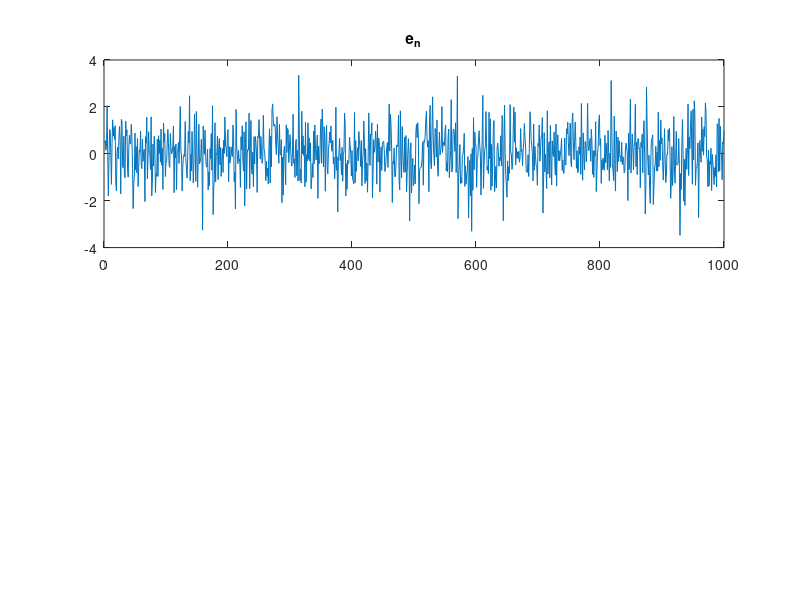

The MATLAB source for this figure: (Note: this script raises an error after producing the figure.)
clear all;

% Generate second order data
% Number of data points
N=100;
% Order of AR
P = 2;
% Set AR process parameters
error_variance = 1;
theta1 = 0.4;
theta2 = 1.2;

% 3F3 Notes
% Number of data points
N=1000;
% AR order
P=2;
pole(1)=theta2*exp(j*0.1*pi);
pole(2)=conj(pole(1));
% Coefficients of a polynomial whose roots are the poles
a=poly(pole);
sigma_e=1;
e=randn(N,1)*sigma_e;
% Past data points assumed to be zero:
x=filter(1,a,e);
figure(1)
subplot(211), plot(e)
title('e_n')
subplot(212), plot(x)
title('x_n')

figure(10);
plot(x)
title('Simulated AR(2) Process with a1=0.4, a2=1.2')
% Make a Matlab system model:
sys=tf(1,a,1);
figure, pzplot(sys)
title('Poles of AR(2) Model with a1=0.4, a2=1.2')
[H,w]=freqz(1,a);
figure(3)
subplot(211),
semilogy(w,abs(H).^2*sigma_e^2)
title('Power Spectrum of AR(2) Model with a1=0.4, a2=1.2')
subplot(212),
X=(abs(fft(x)).^2);
semilogy((0:N/2-1)*pi*2/N,X(1:N/2))
title('|DFT|^2 of x_n')


AR_model = arima('Constant',0,'AR',{theta1 theta2},'Variance',error_variance);
y = simulate(AR_model, 50);
figure(4)
plot(y)
xlim([0,50])
title('Simulated AR(2) Process with a1=0.4, a2=1.2')



